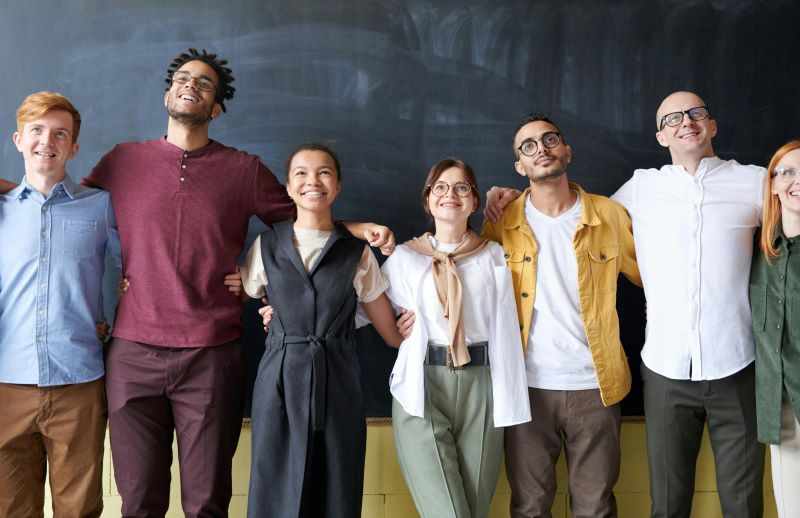
#> input picture images/grp1.jpg, 800 x 518 px, found by its file name
$ python practice3.py
#> lines starting #> are read from the running program, lines starting #| are printed output that depends on the picture
import cv2 as cv
import numpy as np
img = cv.imread('grp1.jpg')
#> img is the input picture: shape (518, 800, 3); mean B, G, R 99.5, 98.9, 105.2
#cv.imshow('cat',img)

def translate(img,x,y):
#> called with x = -100, y = -100
     transmat = np.float32([[1,0,x],[0,1,y]])
     dimension = (img.shape[1],img.shape[0])
#> dimension = (800, 518)
     return cv.warpAffine(img,transmat,dimension)
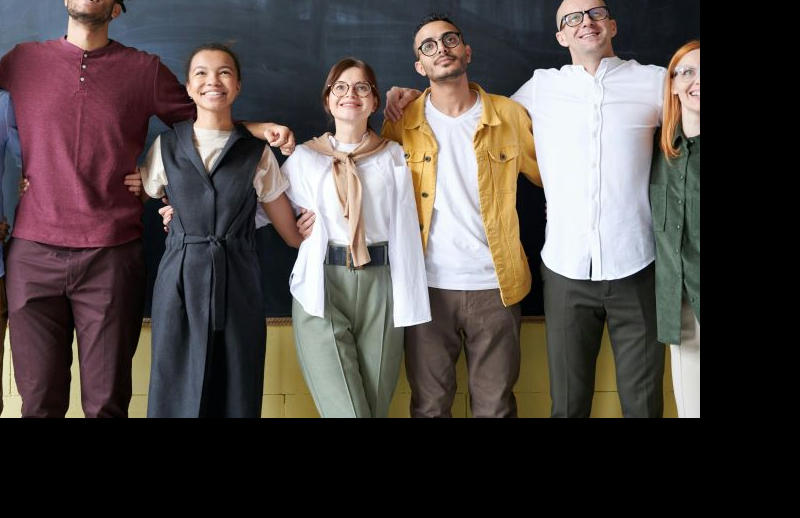
#> returned value: shape (518, 800, 3); mean of channels 0, 1, 2 69.6, 71.6, 79.1; drawn as B, G, R

translated = translate(img,-100,-100)
cv.imshow('translate',translated)

# rotate
def rotate(img,angle,rotpoint=None):
#> called with angle = 160
     (width,height) = img.shape[:2]
#> width = 518; height = 800

     if rotpoint is None:
          rotpoint = (width//2,height//2)
#> rotpoint = (259, 400)

     rotmat = cv.getRotationMatrix2D(rotpoint,angle,1.0)
     dimension = (width,height)
#> dimension = (518, 800)

     return cv.warpAffine(img,rotmat,dimension)
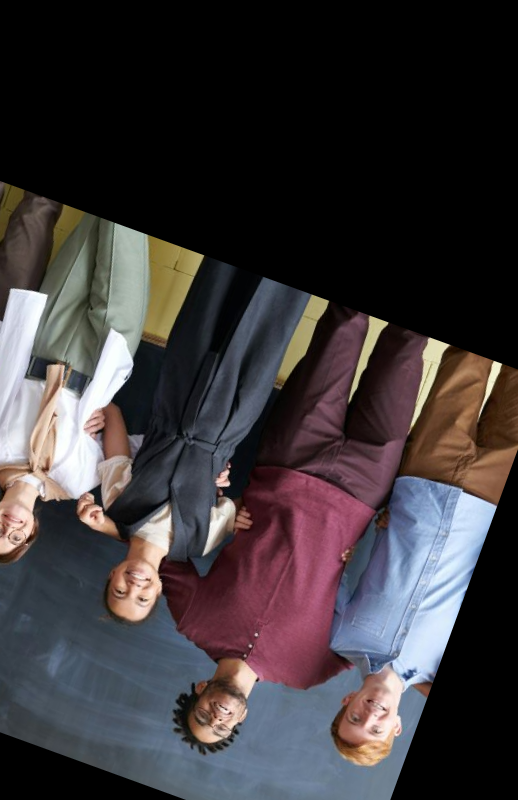
#> returned value: shape (800, 518, 3); mean of channels 0, 1, 2 57.4, 54.9, 60.1; drawn as B, G, R

rotae = rotate(img,160)
cv.imshow('rotae',rotae)

rotated = rotate(rotae,160)
#> call 2 of rotate, with angle = 160
#> in rotate (call 2), `return cv.warpAffine(img,rotmat,dimension)`:
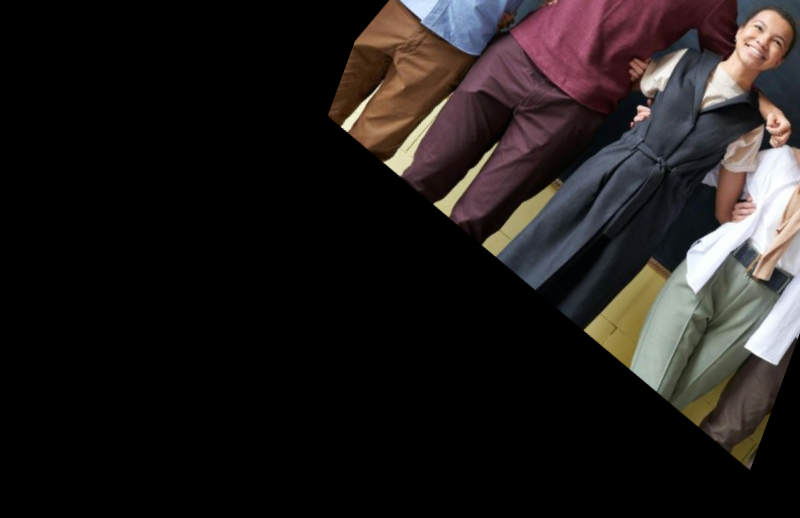
#> returned value: shape (518, 800, 3); mean of channels 0, 1, 2 27.4, 28.2, 32.7; drawn as B, G, R
cv.imshow('rotated',rotated)

flip = cv.flip(img,0)
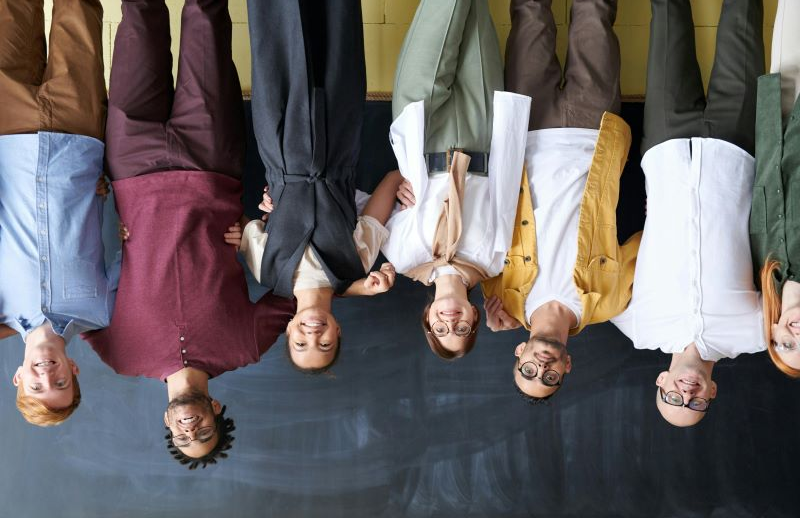
#> flip: shape (518, 800, 3); mean B, G, R 99.5, 98.9, 105.2
cv.imshow('flip',flip)

flip2 = cv.flip(img,1)
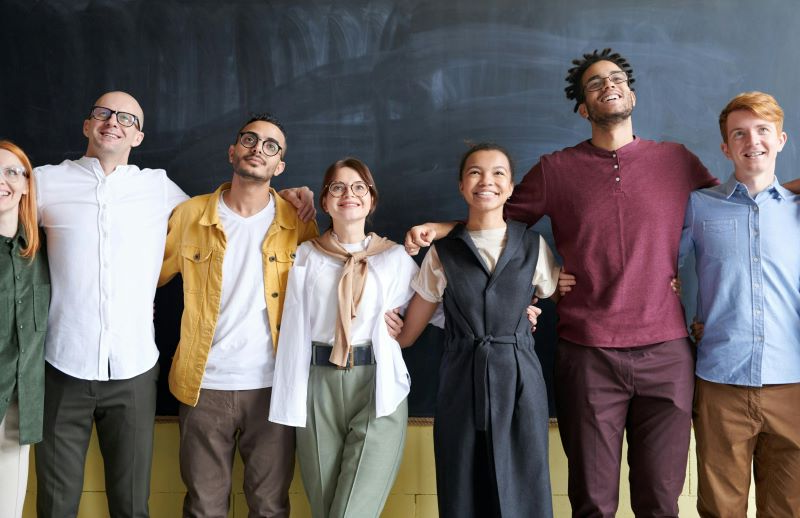
#> flip2: shape (518, 800, 3); mean B, G, R 99.5, 98.9, 105.2
cv.imshow('flip2',flip2)

flip3 = cv.flip(img,-1)
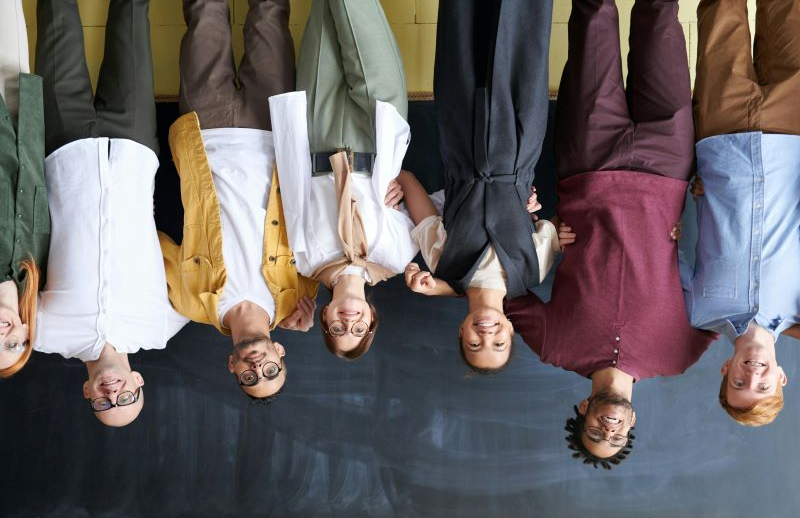
#> flip3: shape (518, 800, 3); mean B, G, R 99.5, 98.9, 105.2
cv.imshow('flip3',flip3)

cv.waitKey(0)

$ run again, with images/Image_1.jpg copied over images/grp1.jpg
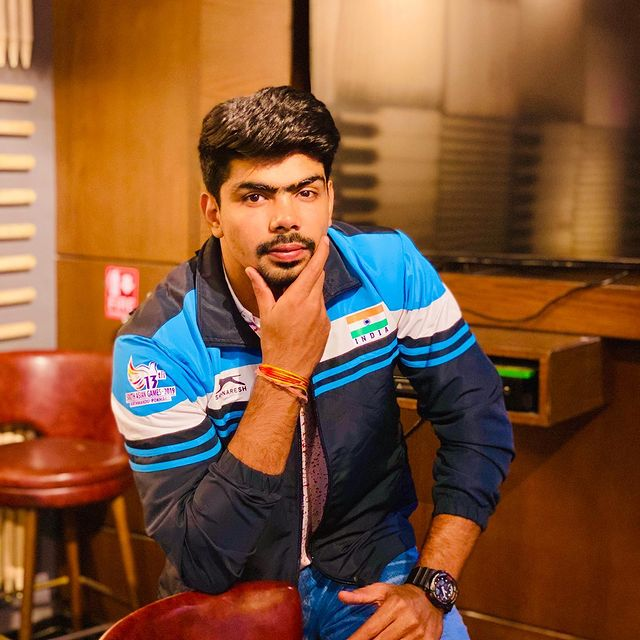
#> input picture images/Image_1.jpg, 640 x 640 px, found by its file name
#> img is the input picture: shape (640, 640, 3); mean B, G, R 54.4, 84.2, 127.6
#> `flip2 = cv.flip(img,1)`:
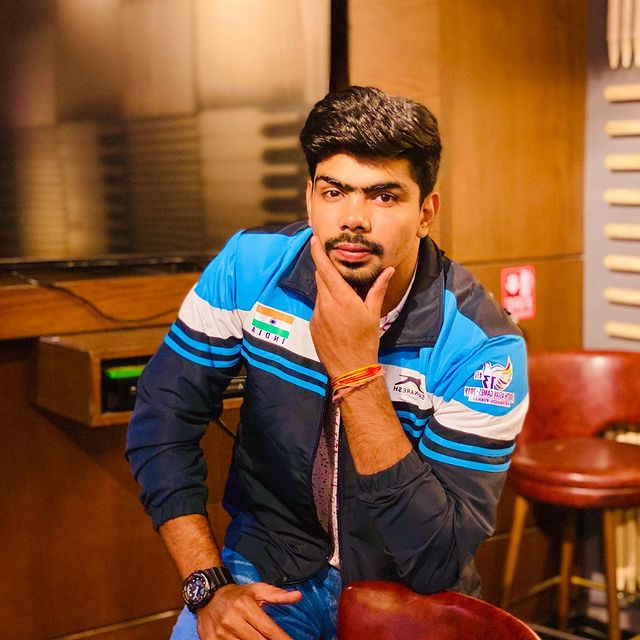
#> flip2: shape (640, 640, 3); mean B, G, R 54.4, 84.2, 127.6
#> `flip3 = cv.flip(img,-1)`:
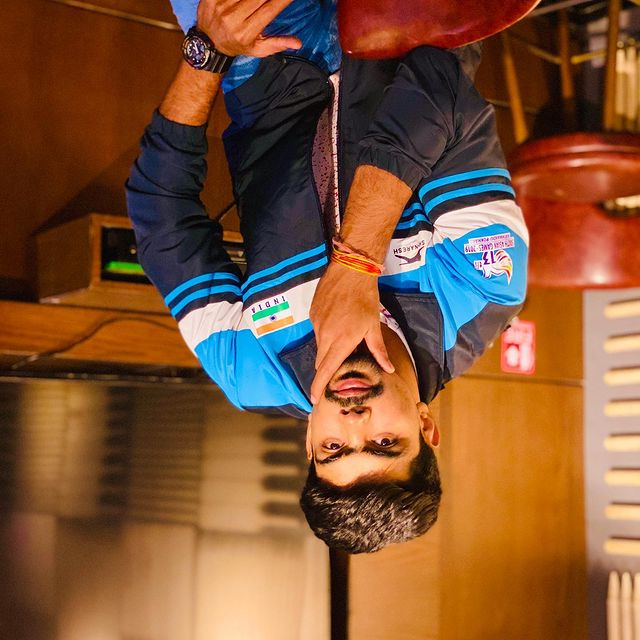
#> flip3: shape (640, 640, 3); mean B, G, R 54.4, 84.2, 127.6

$ run again, with images/car.jpg copied over images/grp1.jpg
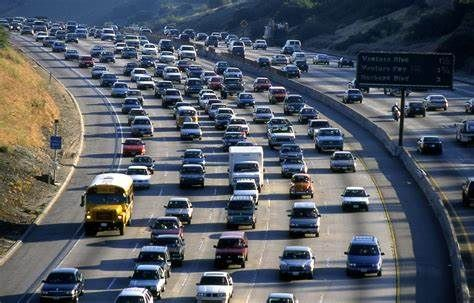
#> input picture images/car.jpg, 474 x 303 px, found by its file name
#> img is the input picture: shape (303, 474, 3); mean B, G, R 99.1, 90.2, 84.7
#> `flip2 = cv.flip(img,1)`:
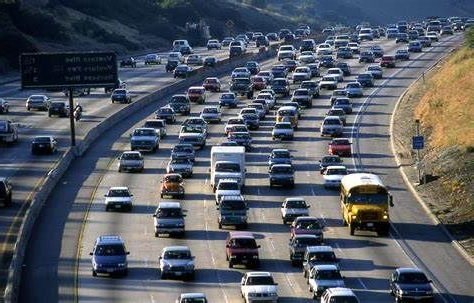
#> flip2: shape (303, 474, 3); mean B, G, R 99.1, 90.2, 84.7
#> `flip3 = cv.flip(img,-1)`:
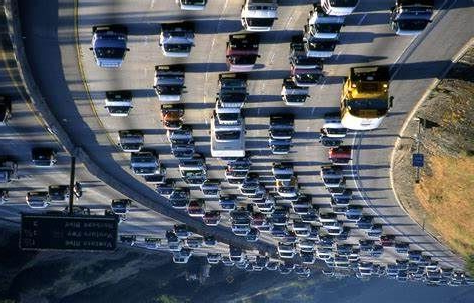
#> flip3: shape (303, 474, 3); mean B, G, R 99.1, 90.2, 84.7
